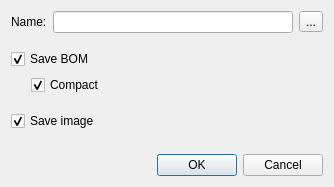
<?xml version="1.0" encoding="UTF-8"?>
<ui version="4.0">
 <class>PNPDialog</class>
 <widget class="QDialog" name="PNPDialog">
  <property name="geometry">
   <rect>
    <x>0</x>
    <y>0</y>
    <width>334</width>
    <height>187</height>
   </rect>
  </property>
  <property name="windowTitle">
   <string>Export pick 'n' place</string>
  </property>
  <layout class="QVBoxLayout" name="verticalLayout">
   <item>
    <widget class="QWidget" name="widget" native="true">
     <layout class="QHBoxLayout" name="horizontalLayout">
      <property name="leftMargin">
       <number>0</number>
      </property>
      <property name="topMargin">
       <number>0</number>
      </property>
      <property name="rightMargin">
       <number>0</number>
      </property>
      <property name="bottomMargin">
       <number>10</number>
      </property>
      <item>
       <widget class="QLabel" name="label">
        <property name="text">
         <string>Name:</string>
        </property>
       </widget>
      </item>
      <item>
       <widget class="QLineEdit" name="filename">
        <property name="sizePolicy">
         <sizepolicy hsizetype="Expanding" vsizetype="Fixed">
          <horstretch>10</horstretch>
          <verstretch>0</verstretch>
         </sizepolicy>
        </property>
       </widget>
      </item>
      <item>
       <widget class="QToolButton" name="bb">
        <property name="sizePolicy">
         <sizepolicy hsizetype="Fixed" vsizetype="Fixed">
          <horstretch>0</horstretch>
          <verstretch>0</verstretch>
         </sizepolicy>
        </property>
        <property name="text">
         <string>...</string>
        </property>
       </widget>
      </item>
     </layout>
    </widget>
   </item>
   <item>
    <widget class="QCheckBox" name="bom">
     <property name="text">
      <string>Save BOM</string>
     </property>
     <property name="checked">
      <bool>true</bool>
     </property>
    </widget>
   </item>
   <item>
    <widget class="QWidget" name="widget_2" native="true">
     <layout class="QHBoxLayout" name="horizontalLayout_2">
      <property name="leftMargin">
       <number>20</number>
      </property>
      <property name="topMargin">
       <number>0</number>
      </property>
      <property name="rightMargin">
       <number>0</number>
      </property>
      <property name="bottomMargin">
       <number>10</number>
      </property>
      <item>
       <widget class="QCheckBox" name="compact">
        <property name="text">
         <string>Compact</string>
        </property>
        <property name="checked">
         <bool>true</bool>
        </property>
       </widget>
      </item>
     </layout>
    </widget>
   </item>
   <item>
    <widget class="QCheckBox" name="image">
     <property name="text">
      <string>Save image</string>
     </property>
     <property name="checked">
      <bool>true</bool>
     </property>
    </widget>
   </item>
   <item>
    <spacer name="verticalSpacer">
     <property name="orientation">
      <enum>Qt::Vertical</enum>
     </property>
     <property name="sizeHint" stdset="0">
      <size>
       <width>20</width>
       <height>40</height>
      </size>
     </property>
    </spacer>
   </item>
   <item>
    <widget class="QDialogButtonBox" name="buttonBox">
     <property name="orientation">
      <enum>Qt::Horizontal</enum>
     </property>
     <property name="standardButtons">
      <set>QDialogButtonBox::Cancel|QDialogButtonBox::Ok</set>
     </property>
    </widget>
   </item>
  </layout>
 </widget>
 <resources/>
 <connections>
  <connection>
   <sender>buttonBox</sender>
   <signal>accepted()</signal>
   <receiver>PNPDialog</receiver>
   <slot>accept()</slot>
   <hints>
    <hint type="sourcelabel">
     <x>227</x>
     <y>280</y>
    </hint>
    <hint type="destinationlabel">
     <x>157</x>
     <y>274</y>
    </hint>
   </hints>
  </connection>
  <connection>
   <sender>buttonBox</sender>
   <signal>rejected()</signal>
   <receiver>PNPDialog</receiver>
   <slot>reject()</slot>
   <hints>
    <hint type="sourcelabel">
     <x>295</x>
     <y>286</y>
    </hint>
    <hint type="destinationlabel">
     <x>286</x>
     <y>274</y>
    </hint>
   </hints>
  </connection>
  <connection>
   <sender>bom</sender>
   <signal>toggled(bool)</signal>
   <receiver>compact</receiver>
   <slot>setEnabled(bool)</slot>
   <hints>
    <hint type="sourcelabel">
     <x>63</x>
     <y>67</y>
    </hint>
    <hint type="destinationlabel">
     <x>72</x>
     <y>88</y>
    </hint>
   </hints>
  </connection>
  <connection>
   <sender>bb</sender>
   <signal>clicked()</signal>
   <receiver>PNPDialog</receiver>
   <slot>browse()</slot>
   <hints>
    <hint type="sourcelabel">
     <x>377</x>
     <y>30</y>
    </hint>
    <hint type="destinationlabel">
     <x>355</x>
     <y>196</y>
    </hint>
   </hints>
  </connection>
 </connections>
 <slots>
  <slot>browse()</slot>
 </slots>
</ui>
